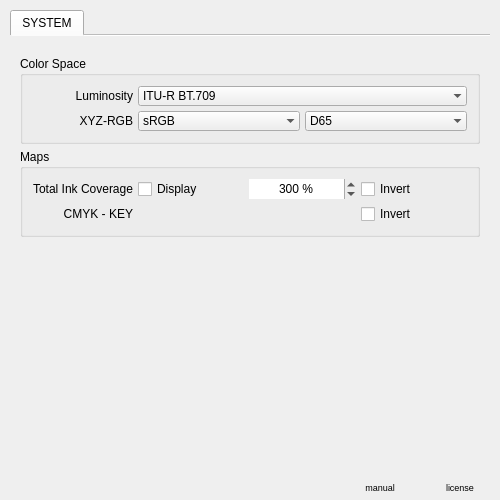
<?xml version="1.0" encoding="UTF-8"?>
<ui version="4.0">
 <class>sampler_settings</class>
 <widget class="QWidget" name="sampler_settings">
  <property name="geometry">
   <rect>
    <x>0</x>
    <y>0</y>
    <width>500</width>
    <height>500</height>
   </rect>
  </property>
  <property name="sizePolicy">
   <sizepolicy hsizetype="Ignored" vsizetype="Ignored">
    <horstretch>0</horstretch>
    <verstretch>0</verstretch>
   </sizepolicy>
  </property>
  <property name="focusPolicy">
   <enum>Qt::NoFocus</enum>
  </property>
  <layout class="QVBoxLayout" name="sampler_settings_layout">
   <property name="spacing">
    <number>0</number>
   </property>
   <property name="leftMargin">
    <number>0</number>
   </property>
   <property name="topMargin">
    <number>0</number>
   </property>
   <property name="rightMargin">
    <number>0</number>
   </property>
   <property name="bottomMargin">
    <number>0</number>
   </property>
   <item>
    <widget class="QWidget" name="settings" native="true">
     <property name="sizePolicy">
      <sizepolicy hsizetype="Ignored" vsizetype="Ignored">
       <horstretch>0</horstretch>
       <verstretch>0</verstretch>
      </sizepolicy>
     </property>
     <layout class="QVBoxLayout" name="settings_layout">
      <property name="spacing">
       <number>0</number>
      </property>
      <property name="leftMargin">
       <number>10</number>
      </property>
      <property name="topMargin">
       <number>10</number>
      </property>
      <property name="rightMargin">
       <number>10</number>
      </property>
      <property name="bottomMargin">
       <number>0</number>
      </property>
      <item>
       <widget class="QTabWidget" name="tab_widget">
        <property name="sizePolicy">
         <sizepolicy hsizetype="Expanding" vsizetype="Expanding">
          <horstretch>0</horstretch>
          <verstretch>0</verstretch>
         </sizepolicy>
        </property>
        <property name="currentIndex">
         <number>0</number>
        </property>
        <property name="documentMode">
         <bool>true</bool>
        </property>
        <property name="movable">
         <bool>true</bool>
        </property>
        <widget class="QWidget" name="tab_system">
         <property name="sizePolicy">
          <sizepolicy hsizetype="Preferred" vsizetype="Preferred">
           <horstretch>0</horstretch>
           <verstretch>0</verstretch>
          </sizepolicy>
         </property>
         <attribute name="title">
          <string>SYSTEM</string>
         </attribute>
         <layout class="QVBoxLayout" name="tab_system_layout">
          <property name="spacing">
           <number>0</number>
          </property>
          <property name="leftMargin">
           <number>0</number>
          </property>
          <property name="topMargin">
           <number>0</number>
          </property>
          <property name="rightMargin">
           <number>0</number>
          </property>
          <property name="bottomMargin">
           <number>0</number>
          </property>
          <item>
           <widget class="QScrollArea" name="scroll_area_system">
            <property name="focusPolicy">
             <enum>Qt::NoFocus</enum>
            </property>
            <property name="frameShape">
             <enum>QFrame::NoFrame</enum>
            </property>
            <property name="frameShadow">
             <enum>QFrame::Plain</enum>
            </property>
            <property name="lineWidth">
             <number>0</number>
            </property>
            <property name="widgetResizable">
             <bool>true</bool>
            </property>
            <property name="alignment">
             <set>Qt::AlignCenter</set>
            </property>
            <widget class="QWidget" name="scroll_area_contents_system">
             <property name="geometry">
              <rect>
               <x>0</x>
               <y>0</y>
               <width>480</width>
               <height>448</height>
              </rect>
             </property>
             <layout class="QVBoxLayout" name="scroll_area_contents_system_layout">
              <property name="spacing">
               <number>5</number>
              </property>
              <property name="leftMargin">
               <number>10</number>
              </property>
              <property name="topMargin">
               <number>20</number>
              </property>
              <property name="rightMargin">
               <number>10</number>
              </property>
              <property name="bottomMargin">
               <number>10</number>
              </property>
              <item>
               <widget class="QGroupBox" name="group_color_space">
                <property name="sizePolicy">
                 <sizepolicy hsizetype="Ignored" vsizetype="Fixed">
                  <horstretch>0</horstretch>
                  <verstretch>0</verstretch>
                 </sizepolicy>
                </property>
                <property name="focusPolicy">
                 <enum>Qt::NoFocus</enum>
                </property>
                <property name="title">
                 <string>Color Space</string>
                </property>
                <layout class="QGridLayout" name="group_color_space_layout">
                 <property name="leftMargin">
                  <number>10</number>
                 </property>
                 <property name="topMargin">
                  <number>10</number>
                 </property>
                 <property name="rightMargin">
                  <number>10</number>
                 </property>
                 <property name="bottomMargin">
                  <number>10</number>
                 </property>
                 <property name="spacing">
                  <number>5</number>
                 </property>
                 <item row="0" column="1" colspan="2">
                  <widget class="QComboBox" name="cs_luminosity">
                   <property name="sizePolicy">
                    <sizepolicy hsizetype="Ignored" vsizetype="Fixed">
                     <horstretch>0</horstretch>
                     <verstretch>0</verstretch>
                    </sizepolicy>
                   </property>
                   <property name="maximumSize">
                    <size>
                     <width>16777215</width>
                     <height>20</height>
                    </size>
                   </property>
                   <property name="focusPolicy">
                    <enum>Qt::NoFocus</enum>
                   </property>
                   <property name="currentIndex">
                    <number>1</number>
                   </property>
                   <property name="frame">
                    <bool>false</bool>
                   </property>
                   <item>
                    <property name="text">
                     <string>ITU-R BT.601</string>
                    </property>
                   </item>
                   <item>
                    <property name="text">
                     <string>ITU-R BT.709</string>
                    </property>
                   </item>
                   <item>
                    <property name="text">
                     <string>ITU-R BT.2020</string>
                    </property>
                   </item>
                  </widget>
                 </item>
                 <item row="0" column="0">
                  <widget class="QLabel" name="cs_luminosity_label">
                   <property name="minimumSize">
                    <size>
                     <width>100</width>
                     <height>20</height>
                    </size>
                   </property>
                   <property name="maximumSize">
                    <size>
                     <width>100</width>
                     <height>20</height>
                    </size>
                   </property>
                   <property name="focusPolicy">
                    <enum>Qt::NoFocus</enum>
                   </property>
                   <property name="text">
                    <string>Luminosity</string>
                   </property>
                   <property name="alignment">
                    <set>Qt::AlignRight|Qt::AlignTrailing|Qt::AlignVCenter</set>
                   </property>
                  </widget>
                 </item>
                 <item row="1" column="2">
                  <widget class="QComboBox" name="cs_illuminant">
                   <property name="sizePolicy">
                    <sizepolicy hsizetype="Ignored" vsizetype="Fixed">
                     <horstretch>0</horstretch>
                     <verstretch>0</verstretch>
                    </sizepolicy>
                   </property>
                   <property name="maximumSize">
                    <size>
                     <width>16777215</width>
                     <height>20</height>
                    </size>
                   </property>
                   <property name="focusPolicy">
                    <enum>Qt::NoFocus</enum>
                   </property>
                   <property name="currentIndex">
                    <number>1</number>
                   </property>
                   <property name="frame">
                    <bool>false</bool>
                   </property>
                   <item>
                    <property name="text">
                     <string>D50</string>
                    </property>
                   </item>
                   <item>
                    <property name="text">
                     <string>D65</string>
                    </property>
                   </item>
                  </widget>
                 </item>
                 <item row="1" column="1">
                  <widget class="QComboBox" name="cs_matrix">
                   <property name="sizePolicy">
                    <sizepolicy hsizetype="Ignored" vsizetype="Fixed">
                     <horstretch>0</horstretch>
                     <verstretch>0</verstretch>
                    </sizepolicy>
                   </property>
                   <property name="maximumSize">
                    <size>
                     <width>16777215</width>
                     <height>20</height>
                    </size>
                   </property>
                   <property name="focusPolicy">
                    <enum>Qt::NoFocus</enum>
                   </property>
                   <property name="frame">
                    <bool>false</bool>
                   </property>
                   <item>
                    <property name="text">
                     <string>sRGB</string>
                    </property>
                   </item>
                   <item>
                    <property name="text">
                     <string>Adobe RGB</string>
                    </property>
                   </item>
                   <item>
                    <property name="text">
                     <string>Apple RGB</string>
                    </property>
                   </item>
                   <item>
                    <property name="text">
                     <string>Best RGB</string>
                    </property>
                   </item>
                   <item>
                    <property name="text">
                     <string>Beta RGB</string>
                    </property>
                   </item>
                   <item>
                    <property name="text">
                     <string>Bruce RGB</string>
                    </property>
                   </item>
                   <item>
                    <property name="text">
                     <string>ColorMatch RGB</string>
                    </property>
                   </item>
                   <item>
                    <property name="text">
                     <string>Don RGB 4</string>
                    </property>
                   </item>
                   <item>
                    <property name="text">
                     <string>ECI RGB</string>
                    </property>
                   </item>
                   <item>
                    <property name="text">
                     <string>Ekta Space PS5</string>
                    </property>
                   </item>
                   <item>
                    <property name="text">
                     <string>PAL/SECAM RGB</string>
                    </property>
                   </item>
                   <item>
                    <property name="text">
                     <string>ProPhoto RGB</string>
                    </property>
                   </item>
                   <item>
                    <property name="text">
                     <string>SMPTE-C RGB</string>
                    </property>
                   </item>
                   <item>
                    <property name="text">
                     <string>Wide Gamut RGB</string>
                    </property>
                   </item>
                  </widget>
                 </item>
                 <item row="1" column="0">
                  <widget class="QLabel" name="cs_matrix_label">
                   <property name="minimumSize">
                    <size>
                     <width>100</width>
                     <height>20</height>
                    </size>
                   </property>
                   <property name="maximumSize">
                    <size>
                     <width>100</width>
                     <height>20</height>
                    </size>
                   </property>
                   <property name="focusPolicy">
                    <enum>Qt::NoFocus</enum>
                   </property>
                   <property name="text">
                    <string>XYZ-RGB</string>
                   </property>
                   <property name="alignment">
                    <set>Qt::AlignRight|Qt::AlignTrailing|Qt::AlignVCenter</set>
                   </property>
                  </widget>
                 </item>
                </layout>
               </widget>
              </item>
              <item>
               <widget class="QGroupBox" name="group_options">
                <property name="title">
                 <string>Maps</string>
                </property>
                <layout class="QGridLayout" name="group_options_layout">
                 <property name="leftMargin">
                  <number>10</number>
                 </property>
                 <property name="topMargin">
                  <number>10</number>
                 </property>
                 <property name="rightMargin">
                  <number>10</number>
                 </property>
                 <property name="bottomMargin">
                  <number>10</number>
                 </property>
                 <property name="spacing">
                  <number>5</number>
                 </property>
                 <item row="1" column="3">
                  <widget class="QCheckBox" name="invert_cmyk">
                   <property name="sizePolicy">
                    <sizepolicy hsizetype="Ignored" vsizetype="Fixed">
                     <horstretch>0</horstretch>
                     <verstretch>0</verstretch>
                    </sizepolicy>
                   </property>
                   <property name="minimumSize">
                    <size>
                     <width>0</width>
                     <height>20</height>
                    </size>
                   </property>
                   <property name="maximumSize">
                    <size>
                     <width>16777215</width>
                     <height>20</height>
                    </size>
                   </property>
                   <property name="focusPolicy">
                    <enum>Qt::NoFocus</enum>
                   </property>
                   <property name="text">
                    <string>Invert</string>
                   </property>
                  </widget>
                 </item>
                 <item row="1" column="0">
                  <widget class="QLabel" name="label">
                   <property name="minimumSize">
                    <size>
                     <width>100</width>
                     <height>20</height>
                    </size>
                   </property>
                   <property name="maximumSize">
                    <size>
                     <width>100</width>
                     <height>20</height>
                    </size>
                   </property>
                   <property name="text">
                    <string>CMYK - KEY</string>
                   </property>
                   <property name="alignment">
                    <set>Qt::AlignRight|Qt::AlignTrailing|Qt::AlignVCenter</set>
                   </property>
                  </widget>
                 </item>
                 <item row="0" column="0">
                  <widget class="QLabel" name="label_2">
                   <property name="minimumSize">
                    <size>
                     <width>100</width>
                     <height>20</height>
                    </size>
                   </property>
                   <property name="maximumSize">
                    <size>
                     <width>100</width>
                     <height>20</height>
                    </size>
                   </property>
                   <property name="text">
                    <string>Total Ink Coverage</string>
                   </property>
                   <property name="alignment">
                    <set>Qt::AlignRight|Qt::AlignTrailing|Qt::AlignVCenter</set>
                   </property>
                  </widget>
                 </item>
                 <item row="0" column="1">
                  <widget class="QCheckBox" name="tic_display">
                   <property name="sizePolicy">
                    <sizepolicy hsizetype="Ignored" vsizetype="Fixed">
                     <horstretch>0</horstretch>
                     <verstretch>0</verstretch>
                    </sizepolicy>
                   </property>
                   <property name="minimumSize">
                    <size>
                     <width>0</width>
                     <height>20</height>
                    </size>
                   </property>
                   <property name="maximumSize">
                    <size>
                     <width>16777215</width>
                     <height>20</height>
                    </size>
                   </property>
                   <property name="focusPolicy">
                    <enum>Qt::NoFocus</enum>
                   </property>
                   <property name="text">
                    <string>Display</string>
                   </property>
                  </widget>
                 </item>
                 <item row="0" column="2">
                  <widget class="QSpinBox" name="tic_value">
                   <property name="sizePolicy">
                    <sizepolicy hsizetype="Ignored" vsizetype="Fixed">
                     <horstretch>0</horstretch>
                     <verstretch>0</verstretch>
                    </sizepolicy>
                   </property>
                   <property name="minimumSize">
                    <size>
                     <width>60</width>
                     <height>20</height>
                    </size>
                   </property>
                   <property name="maximumSize">
                    <size>
                     <width>16777215</width>
                     <height>20</height>
                    </size>
                   </property>
                   <property name="focusPolicy">
                    <enum>Qt::WheelFocus</enum>
                   </property>
                   <property name="frame">
                    <bool>false</bool>
                   </property>
                   <property name="alignment">
                    <set>Qt::AlignCenter</set>
                   </property>
                   <property name="buttonSymbols">
                    <enum>QAbstractSpinBox::UpDownArrows</enum>
                   </property>
                   <property name="suffix">
                    <string> %</string>
                   </property>
                   <property name="minimum">
                    <number>0</number>
                   </property>
                   <property name="maximum">
                    <number>400</number>
                   </property>
                   <property name="value">
                    <number>300</number>
                   </property>
                  </widget>
                 </item>
                 <item row="0" column="3">
                  <widget class="QCheckBox" name="invert_tic">
                   <property name="focusPolicy">
                    <enum>Qt::NoFocus</enum>
                   </property>
                   <property name="text">
                    <string>Invert</string>
                   </property>
                  </widget>
                 </item>
                </layout>
               </widget>
              </item>
              <item>
               <spacer name="vertical_spacer_system">
                <property name="focusPolicy">
                 <enum>Qt::NoFocus</enum>
                </property>
                <property name="orientation">
                 <enum>Qt::Vertical</enum>
                </property>
                <property name="sizeHint" stdset="0">
                 <size>
                  <width>0</width>
                  <height>0</height>
                 </size>
                </property>
               </spacer>
              </item>
             </layout>
            </widget>
           </widget>
          </item>
         </layout>
        </widget>
       </widget>
      </item>
     </layout>
    </widget>
   </item>
   <item>
    <spacer name="vertical_spacer">
     <property name="sizePolicy">
      <sizepolicy hsizetype="Minimum" vsizetype="Preferred">
       <horstretch>0</horstretch>
       <verstretch>0</verstretch>
      </sizepolicy>
     </property>
     <property name="orientation">
      <enum>Qt::Vertical</enum>
     </property>
     <property name="sizeType">
      <enum>QSizePolicy::Preferred</enum>
     </property>
     <property name="sizeHint" stdset="0">
      <size>
       <width>0</width>
       <height>0</height>
      </size>
     </property>
    </spacer>
   </item>
   <item>
    <layout class="QHBoxLayout" name="group_footer_layout">
     <property name="spacing">
      <number>0</number>
     </property>
     <property name="leftMargin">
      <number>10</number>
     </property>
     <property name="bottomMargin">
      <number>5</number>
     </property>
     <item>
      <spacer name="horizontal_spacer">
       <property name="orientation">
        <enum>Qt::Horizontal</enum>
       </property>
       <property name="sizeHint" stdset="0">
        <size>
         <width>0</width>
         <height>0</height>
        </size>
       </property>
      </spacer>
     </item>
     <item>
      <widget class="QPushButton" name="manual">
       <property name="sizePolicy">
        <sizepolicy hsizetype="Preferred" vsizetype="Fixed">
         <horstretch>0</horstretch>
         <verstretch>0</verstretch>
        </sizepolicy>
       </property>
       <property name="minimumSize">
        <size>
         <width>0</width>
         <height>15</height>
        </size>
       </property>
       <property name="maximumSize">
        <size>
         <width>80</width>
         <height>15</height>
        </size>
       </property>
       <property name="font">
        <font>
         <pointsize>7</pointsize>
        </font>
       </property>
       <property name="focusPolicy">
        <enum>Qt::NoFocus</enum>
       </property>
       <property name="text">
        <string>manual</string>
       </property>
       <property name="flat">
        <bool>true</bool>
       </property>
      </widget>
     </item>
     <item>
      <widget class="QPushButton" name="license">
       <property name="sizePolicy">
        <sizepolicy hsizetype="Preferred" vsizetype="Fixed">
         <horstretch>0</horstretch>
         <verstretch>0</verstretch>
        </sizepolicy>
       </property>
       <property name="minimumSize">
        <size>
         <width>30</width>
         <height>15</height>
        </size>
       </property>
       <property name="maximumSize">
        <size>
         <width>80</width>
         <height>15</height>
        </size>
       </property>
       <property name="font">
        <font>
         <pointsize>7</pointsize>
        </font>
       </property>
       <property name="focusPolicy">
        <enum>Qt::NoFocus</enum>
       </property>
       <property name="text">
        <string>license</string>
       </property>
       <property name="flat">
        <bool>true</bool>
       </property>
      </widget>
     </item>
    </layout>
   </item>
  </layout>
 </widget>
 <resources/>
 <connections/>
</ui>
